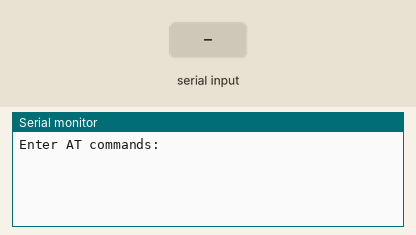
Simulated run of this sketch. Board: Arduino Mega 2560, built with avr-gcc and run on an emulated ATmega2560. On the bench: the last lines printed to the serial monitor. Inputs (shaded band) come from the test bench.

Above: at 1.2 s.
1.3 s: "1" received over the second serial link
At 1.9 s:
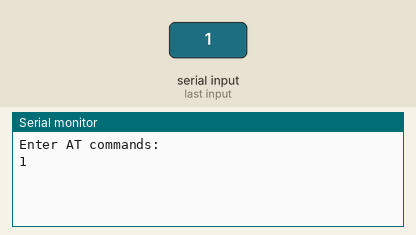
2.8 s: "0" received over the second serial link
At 4.2 s:
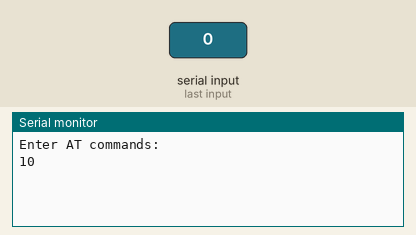

Measured:
- after the input at 1.3 s, the serial monitor: prints a new line at once (image 1)
- after the input at 2.8 s, the serial monitor: prints a new line at once (image 2)

The sketch:

prac2-HC-05_AT_Teensy.ino
```cpp
//AT+NAME=SARA
//AT+PSWD=1111
//AT MODE NEED CABLE TO

/*
AUTHOR: Hazim Bitar (techbitar)
DATE: Aug 29, 2013
LICENSE: Public domain (use at your own risk)
CONTACT: techbitar at gmail dot com (techbitar.com)
*/

// Teensy 5V <--> HC-05 Vcc
// Teensy Ground <--> HC-05 GND
#define rxPin 7 // Teensy pin 7 <--> HC-05 Tx
#define txPin 8 // Teensy pin 8 <--> HC-05 Rx

#define keyPin 9
void setup()
{
  pinMode(keyPin, OUTPUT);    // this pin will pull the HC-05
                         // pin 34 (KEY pin) HIGH to switch
                         //  module to AT mode

  digitalWrite(keyPin, HIGH);
  Serial.begin(9600);
  Serial.println("Enter AT commands:");
  Serial1.begin(38400);  // HC-05 default speed in AT
                          // command mode
}

void loop()
{
  // Keep reading from HC-05 and send to Arduino
  // Serial Monitor
  if (Serial1.available())
    Serial.write(Serial1.read());

  // Keep reading from Arduino Serial Monitor
  //  and send to HC-05
  if (Serial.available())
    Serial1.write(Serial.read());
}
```
